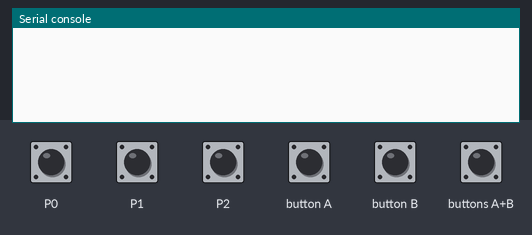
The program below on a simulated Calliope mini (MakeCode). Parts: the last lines printed to the serial console. The test bench sets the inputs (shaded band). No radio messages arrive unless stated (any console line starting 'radio sent:' is added by the test bench).

Above: at 1.2 s.
1.3 s: touch pin P0 pressed for 0.15 s
At 2.5 s:
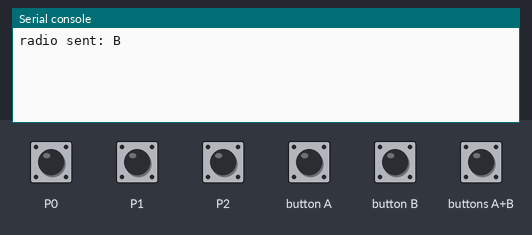
2.9 s: touch pin P1 pressed for 0.15 s
At 3.8 s:
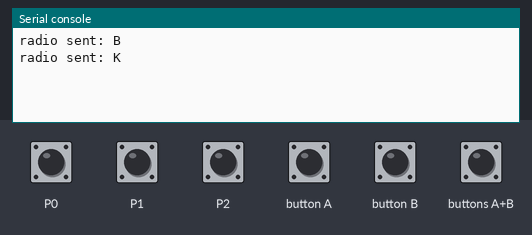
4.5 s: button A pressed for 0.15 s
At 5.7 s:
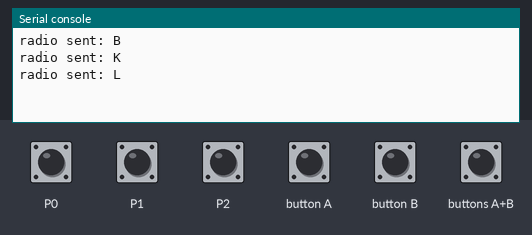
6.1 s: button B pressed for 0.15 s
At 6.9 s:
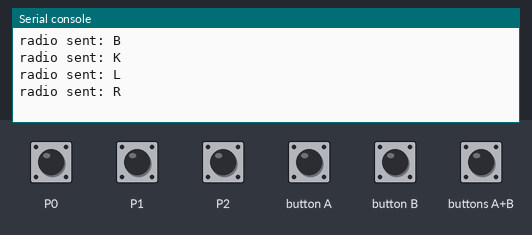
7.7 s: buttons A+B pressed for 0.15 s
At 9.3 s:
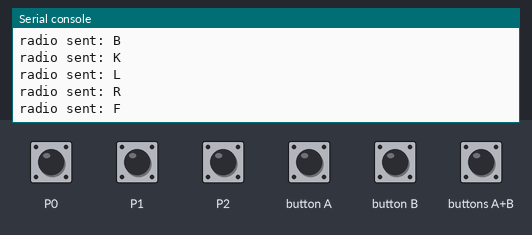

Measured:
- after the input at 1.3 s, the serial console: prints a new line at once (image 1)
- after the input at 2.9 s, the serial console: prints a new line at once (image 2)
- after the input at 4.5 s, the serial console: prints a new line after 0.15 s (image 3)
- after the input at 6.1 s, the serial console: prints a new line after 0.15 s (image 4)
- after the input at 7.7 s, the serial console: prints a new line after 0.15 s (image 5)

The program:

main.ts
```typescript
input.onPinTouchEvent(TouchPin.P1, input.buttonEventDown(), function () {
    radio.sendString("K")
})
// Setzt die Funkgruppe auf 1
input.onButtonPressed(Button.A, function () {
    // Sende Befehl für "Links"
    radio.sendString("L")
})
input.onButtonPressed(Button.AB, function () {
    // Sende Befehl für "Stop"
    radio.sendString("F")
})
input.onButtonPressed(Button.B, function () {
    // Sende Befehl für "Rechts"
    radio.sendString("R")
})
input.onPinTouchEvent(TouchPin.P0, input.buttonEventDown(), function () {
    radio.sendString("B")
})
input.onPinTouchEvent(TouchPin.P2, input.buttonEventDown(), function () {
    radio.sendString("K")
})
// Setzt die Funkgruppe auf 1
radio.setGroup(10)
radio.setTransmitPower(7)
```

test.ts
```typescript
// Hier kann man Tests durchführen; diese Datei wird nicht kompiliert, wenn dieses Paket als Erweiterung verwendet wird.
```
